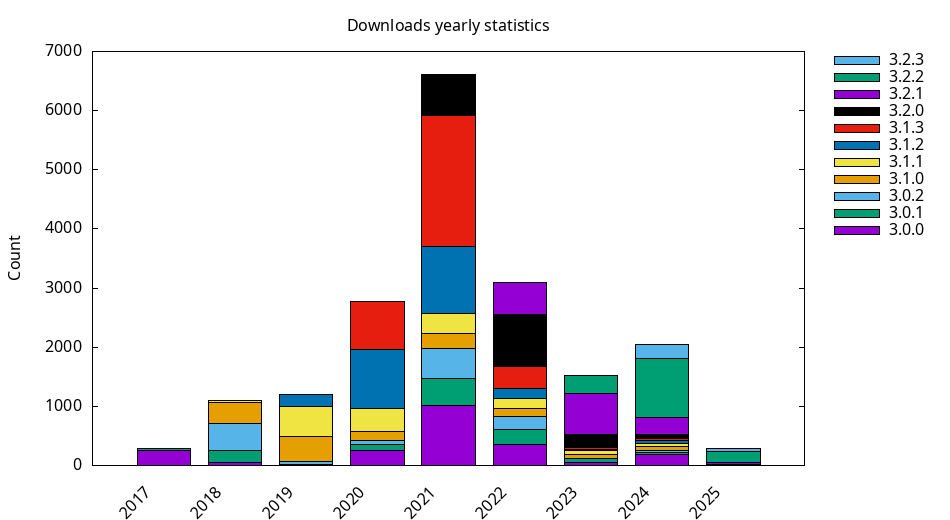

gnuplot code for this plot:
#!/usr/bin/gnuplot
#
# Plotting downloads statistics (see downloads.txt)
#
# AUTHOR: zvezdochiot

set terminal png font "Verdana,8" size 950, 520

set title 'Downloads yearly statistics'

set xlabel ' '
set ylabel 'Count'

set key invert reverse Left outside
set key autotitle columnheader
set auto x
unset xtics
set xtic rotate by 45 scale 0 offset character -4,-2.5

set style data histogram
set style histogram rowstacked
set style fill solid border -1
set boxwidth 0.75

set terminal png enhanced
set output 'downloadsyearly.png'
plot for [i=2:11] 'yearly.txt' using i:xtic(1)

# set terminal xterm
# replot
